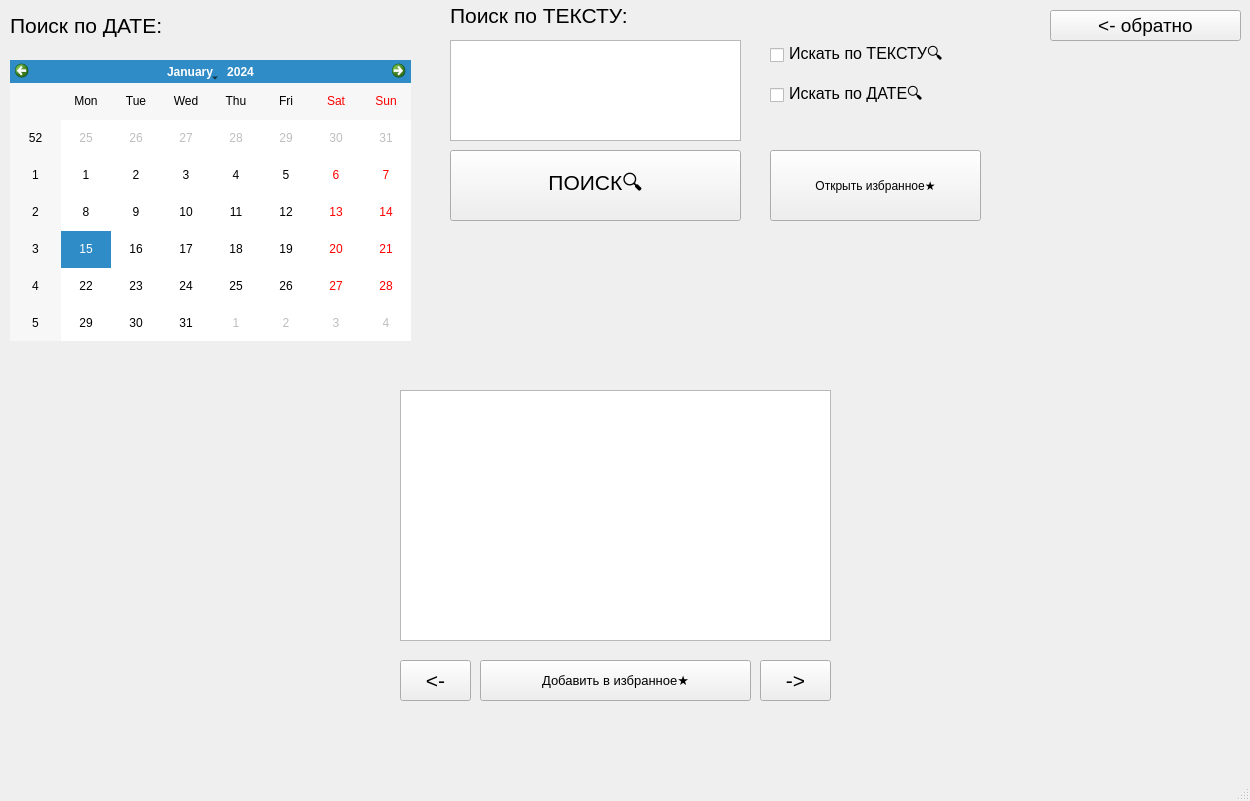
<?xml version="1.0" encoding="UTF-8"?>
<ui version="4.0">
 <class>MainWindow</class>
 <widget class="QMainWindow" name="MainWindow">
  <property name="geometry">
   <rect>
    <x>0</x>
    <y>0</y>
    <width>1250</width>
    <height>801</height>
   </rect>
  </property>
  <property name="windowTitle">
   <string>MainWindow</string>
  </property>
  <widget class="QWidget" name="centralwidget">
   <widget class="QPushButton" name="pushButton">
    <property name="geometry">
     <rect>
      <x>1050</x>
      <y>10</y>
      <width>191</width>
      <height>31</height>
     </rect>
    </property>
    <property name="font">
     <font>
      <pointsize>14</pointsize>
     </font>
    </property>
    <property name="text">
     <string>&lt;- обратно</string>
    </property>
   </widget>
   <widget class="QCalendarWidget" name="calendarWidget">
    <property name="geometry">
     <rect>
      <x>10</x>
      <y>60</y>
      <width>401</width>
      <height>281</height>
     </rect>
    </property>
   </widget>
   <widget class="QLabel" name="label">
    <property name="geometry">
     <rect>
      <x>10</x>
      <y>10</y>
      <width>231</width>
      <height>31</height>
     </rect>
    </property>
    <property name="font">
     <font>
      <pointsize>16</pointsize>
     </font>
    </property>
    <property name="text">
     <string>Поиск по ДАТЕ:</string>
    </property>
   </widget>
   <widget class="QTextEdit" name="textEdit">
    <property name="geometry">
     <rect>
      <x>450</x>
      <y>40</y>
      <width>291</width>
      <height>101</height>
     </rect>
    </property>
    <property name="font">
     <font>
      <pointsize>12</pointsize>
     </font>
    </property>
    <property name="html">
     <string>&lt;!DOCTYPE HTML PUBLIC &quot;-//W3C//DTD HTML 4.0//EN&quot; &quot;http://www.w3.org/TR/REC-html40/strict.dtd&quot;&gt;
&lt;html&gt;&lt;head&gt;&lt;meta name=&quot;qrichtext&quot; content=&quot;1&quot; /&gt;&lt;style type=&quot;text/css&quot;&gt;
p, li { white-space: pre-wrap; }
&lt;/style&gt;&lt;/head&gt;&lt;body style=&quot; font-family:'MS Shell Dlg 2'; font-size:12pt; font-weight:400; font-style:normal;&quot;&gt;
&lt;p style=&quot;-qt-paragraph-type:empty; margin-top:0px; margin-bottom:0px; margin-left:0px; margin-right:0px; -qt-block-indent:0; text-indent:0px; font-size:8.25pt;&quot;&gt;&lt;br /&gt;&lt;/p&gt;&lt;/body&gt;&lt;/html&gt;</string>
    </property>
   </widget>
   <widget class="QLabel" name="label_2">
    <property name="geometry">
     <rect>
      <x>450</x>
      <y>0</y>
      <width>241</width>
      <height>31</height>
     </rect>
    </property>
    <property name="font">
     <font>
      <pointsize>16</pointsize>
     </font>
    </property>
    <property name="text">
     <string>Поиск по ТЕКСТУ:</string>
    </property>
   </widget>
   <widget class="QPushButton" name="pushButton_2">
    <property name="geometry">
     <rect>
      <x>450</x>
      <y>150</y>
      <width>291</width>
      <height>71</height>
     </rect>
    </property>
    <property name="font">
     <font>
      <pointsize>16</pointsize>
     </font>
    </property>
    <property name="text">
     <string>ПОИСК🔍</string>
    </property>
   </widget>
   <widget class="QCheckBox" name="checkBox">
    <property name="geometry">
     <rect>
      <x>770</x>
      <y>40</y>
      <width>191</width>
      <height>31</height>
     </rect>
    </property>
    <property name="font">
     <font>
      <pointsize>12</pointsize>
     </font>
    </property>
    <property name="text">
     <string>Искать по ТЕКСТУ🔍</string>
    </property>
   </widget>
   <widget class="QCheckBox" name="checkBox_2">
    <property name="geometry">
     <rect>
      <x>770</x>
      <y>80</y>
      <width>171</width>
      <height>31</height>
     </rect>
    </property>
    <property name="font">
     <font>
      <pointsize>12</pointsize>
     </font>
    </property>
    <property name="text">
     <string>Искать по ДАТЕ🔍</string>
    </property>
   </widget>
   <widget class="QPushButton" name="pushButton_3">
    <property name="geometry">
     <rect>
      <x>400</x>
      <y>660</y>
      <width>71</width>
      <height>41</height>
     </rect>
    </property>
    <property name="font">
     <font>
      <pointsize>16</pointsize>
     </font>
    </property>
    <property name="text">
     <string>&lt;-</string>
    </property>
   </widget>
   <widget class="QPushButton" name="pushButton_4">
    <property name="geometry">
     <rect>
      <x>760</x>
      <y>660</y>
      <width>71</width>
      <height>41</height>
     </rect>
    </property>
    <property name="font">
     <font>
      <pointsize>16</pointsize>
     </font>
    </property>
    <property name="text">
     <string>-&gt;</string>
    </property>
   </widget>
   <widget class="QPushButton" name="pushButton_5">
    <property name="geometry">
     <rect>
      <x>480</x>
      <y>660</y>
      <width>271</width>
      <height>41</height>
     </rect>
    </property>
    <property name="font">
     <font>
      <pointsize>10</pointsize>
     </font>
    </property>
    <property name="text">
     <string>Добавить в избранное★</string>
    </property>
   </widget>
   <widget class="QLabel" name="label_3">
    <property name="geometry">
     <rect>
      <x>400</x>
      <y>340</y>
      <width>201</width>
      <height>31</height>
     </rect>
    </property>
    <property name="font">
     <font>
      <pointsize>16</pointsize>
     </font>
    </property>
    <property name="text">
     <string/>
    </property>
   </widget>
   <widget class="QPlainTextEdit" name="plainTextEdit">
    <property name="geometry">
     <rect>
      <x>400</x>
      <y>390</y>
      <width>431</width>
      <height>251</height>
     </rect>
    </property>
    <property name="font">
     <font>
      <pointsize>14</pointsize>
     </font>
    </property>
   </widget>
   <widget class="QPushButton" name="pushButton_6">
    <property name="geometry">
     <rect>
      <x>770</x>
      <y>150</y>
      <width>211</width>
      <height>71</height>
     </rect>
    </property>
    <property name="text">
     <string>Открыть избранное★</string>
    </property>
   </widget>
  </widget>
  <widget class="QMenuBar" name="menubar">
   <property name="geometry">
    <rect>
     <x>0</x>
     <y>0</y>
     <width>1250</width>
     <height>26</height>
    </rect>
   </property>
  </widget>
  <widget class="QStatusBar" name="statusbar"/>
 </widget>
 <resources/>
 <connections/>
</ui>
